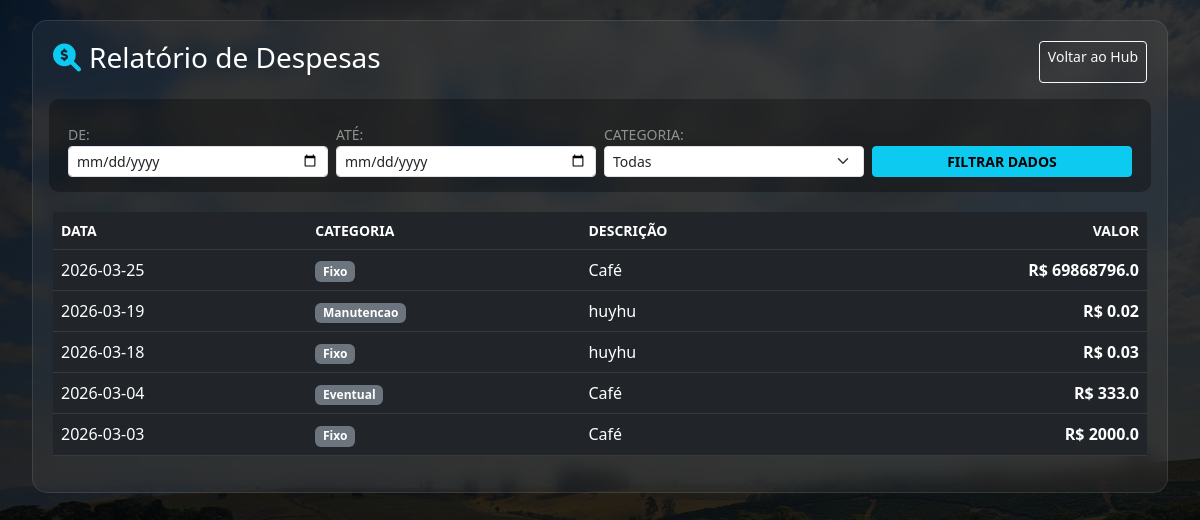
Page /relatorio_despesas (signed in) on the committed database.
### tables this page shows
CREATE TABLE despesas (
            id INTEGER PRIMARY KEY AUTOINCREMENT,
            data TEXT,
            categoria TEXT, 
            descricao TEXT,
            valor_total REAL,
            status_obra TEXT 
        );

### app.py (the view)
@app.route('/relatorio_despesas')
def relatorio_despesas():
    verificar_admin()
    despesas = conectar_banco().execute('SELECT * FROM despesas ORDER BY data DESC').fetchall()
    return render_template('relatorio_despesas.html', despesas=despesas)

### app.py (called while the page is built)
def conectar_banco():
    conexao = sqlite3.connect('banco.db')
    conexao.row_factory = sqlite3.Row
    return conexao

def verificar_admin():
    if session.get('nivel') != 'admin':
        abort(403)

### templates/relatorio_despesas.html (shortened to what this page needs)
<!DOCTYPE html>
<html lang="pt-BR">
<head>
    <link href="https://cdn.jsdelivr.net/npm/bootstrap@5.3.0/dist/css/bootstrap.min.css" rel="stylesheet">
    <link rel="stylesheet" href="https://cdnjs.cloudflare.com/ajax/libs/font-awesome/6.0.0/css/all.min.css">
</head>
<body>
    <div class="container-fluid">
        <div class="glass-panel">
            <div class="d-flex justify-content-between mb-4">
                <h3><i class="fas fa-search-dollar me-2 text-info"></i>Relatório de Despesas</h3>
                <a href="/relatorios" class="btn btn-sm btn-outline-light">Voltar ao Hub</a>
            </div>
            <form class="filter-bar row g-2" method="GET">
                <div class="col-md-3">
                    <label class="small text-white-50">DE:</label>
                    <input type="date" name="inicio" class="form-control form-control-sm">
                </div>
                <div class="col-md-3">
                    <label class="small text-white-50">ATÉ:</label>
                    <input type="date" name="fim" class="form-control form-control-sm">
                </div>
                <div class="col-md-3">
                    <label class="small text-white-50">CATEGORIA:</label>
                    <select name="categoria" class="form-select form-select-sm">
                        <option value="">Todas</option>
                    </select>
                </div>
                <div class="col-md-3 d-flex align-items-end">
                    <button type="submit" class="btn btn-info btn-sm w-100 fw-bold">FILTRAR DADOS</button>
                </div>
            </form>
            <div class="table-responsive">
                <table class="table table-dark table-hover align-middle">
                    <thead>
                        <tr class="text-info small text-uppercase">
                            <th>Data</th><th>Categoria</th><th>Descrição</th><th class="text-end">Valor</th>
                        </tr>
                    </thead>
                    <tbody>
                        {% for d in despesas %}
                        <tr>
                            <td>{{ d['data'] }}</td>
                            <td><span class="badge bg-secondary">{{ d['categoria'] }}</span></td>
                            <td>{{ d['descricao'] }}</td>
                            <td class="text-end fw-bold">R$ {{ d['valor_total'] }}</td>
                        </tr>
                        {% endfor %}
                    </tbody>
                </table>
            </div>
        </div>
    </div>
</body>
</html>

### templates/relatorio_despesas.html (style rules this page uses)
body { background: linear-gradient(rgba(0,0,0,0.8), rgba(0,0,0,0.8)), url('/static/fundo.jpg'); background-size: cover; min-height: 100vh; color: white; padding: 20px; }
.glass-panel { background: rgba(255,255,255,0.05); backdrop-filter: blur(10px); border-radius: 15px; padding: 20px; border: 1px solid rgba(255,255,255,0.1); }
.filter-bar { background: rgba(0,0,0,0.3); border-radius: 10px; padding: 15px; margin-bottom: 20px; }

### rows in the picture
despesas: data "2026-03-25", categoria "Fixo", descricao "Café", valor_total "69868796.0"
despesas: data "2026-03-19", categoria "Manutencao", descricao "huyhu", valor_total "0.02"
despesas: data "2026-03-18", categoria "Fixo", descricao "huyhu", valor_total "0.03"
despesas: data "2026-03-04", categoria "Eventual", descricao "Café", valor_total "333.0"
despesas: data "2026-03-03", categoria "Fixo", descricao "Café", valor_total "2000.0"
